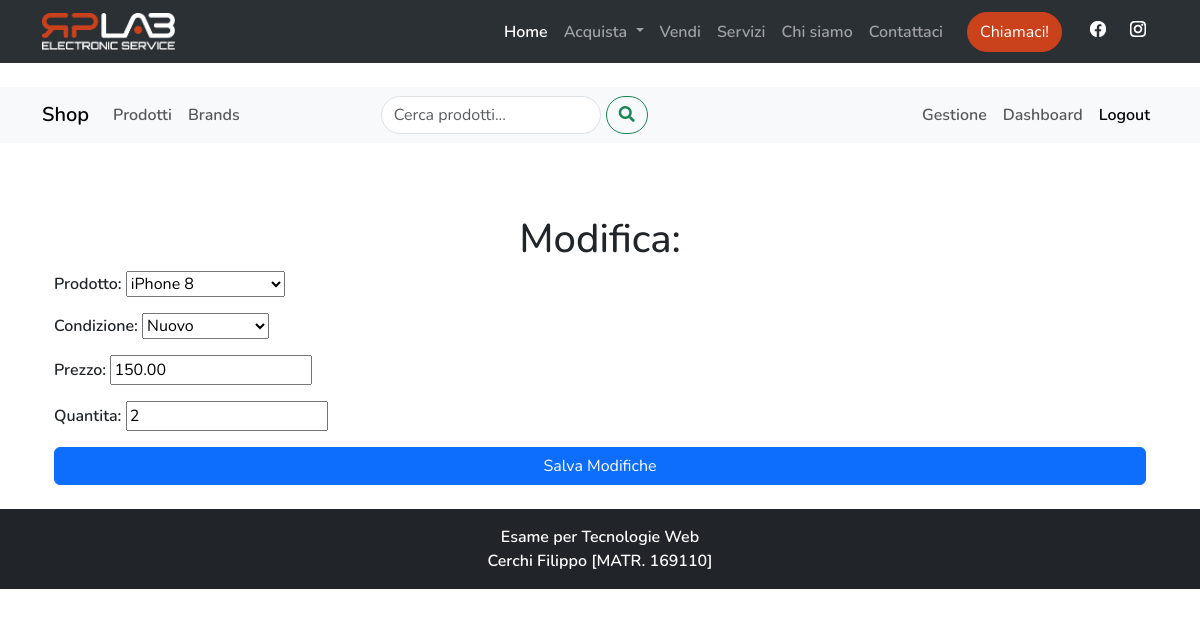
The app's page /shop/updatedettaglio/7009 (signed in) with its own data.
### shop/models.py (models this page shows, shortened)
class Dettagli(models.Model):
    prodotto = models.ForeignKey(Prodotto, on_delete=models.CASCADE, related_name='prodotto')
    condizione = models.CharField(max_length=15, choices=Condizione.choices)
    memoria = models.PositiveIntegerField(choices=Memorie.choices)
    prezzo = models.DecimalField(max_digits=10, decimal_places=2)
    quantita = models.PositiveIntegerField(default=0)
    class Meta:
        unique_together = ('prodotto', 'condizione', 'memoria')
        verbose_name_plural = "Dettagli Prodotto"

### shop/crud_views/update.py (the view)
# urls.py: path('updatedettaglio/<int:pk>', views.DettaglioUpdateView.as_view(), name="selected_dettaglio_update"),
class DettaglioUpdateView(UpdateView):
    model = Dettagli
    fields = ['prodotto', 'condizione', 'prezzo', 'quantita']
    template_name = 'shop/CRUD/update.html'
    context_object_name = 'model'
    success_url = reverse_lazy('shop:gestione')

### shop/models.py (called while the page is built)
    def __str__(self):
        return self.nome

### shop/templates/shop/CRUD/update.html (shortened to what this page needs)
{% extends 'shop/base_shop.html' %}
{% block content %}
    {% if user.is_staff or user.is_superuser %}
        <div class="container mt-5">
            <h1 class="text-center">Modifica: {{ model.nome }}</h1>
            <form method="post">
                {{ form.as_p }}
                <button type="submit" class="btn btn-primary w-100">Salva Modifiche</button>
            </form>
        </div>
    {% endif %}
{% endblock %}

### static/css/header_cool.css (style rules this page uses)
body { font-family: "Nunito", sans-serif; font-optical-sizing: auto; font-weight: 600; font-style: normal; }

### records on screen
Dettagli: prodotto "iPhone 8", condizione "Nuovo", prezzo "150.00", quantita "2"
